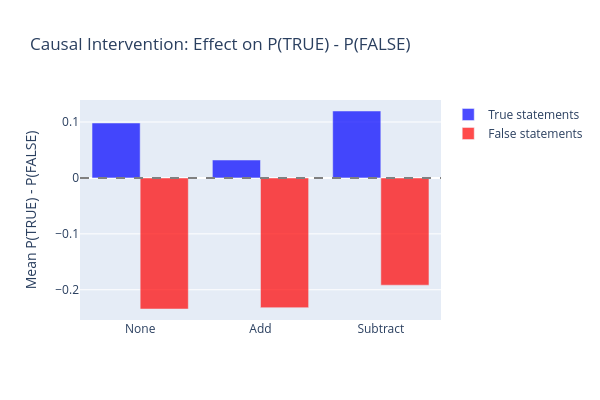

The notebook cell this image was saved under:
### Code cell
def intervention_experiment(
    statements: list[str],
    model: AutoModelForCausalLM,
    tokenizer: AutoTokenizer,
    direction: Float[Tensor, " d_model"],
    few_shot_prompt: str,
    true_id: int,
    false_id: int,
    intervene_layers: list[int],
    intervention: str = "none",
    batch_size: int = 32,
) -> Float[Tensor, " n"]:
    """
    Run the intervention experiment.

    Args:
        statements: Statements to evaluate.
        model: Language model.
        tokenizer: Tokenizer.
        direction: The (already scaled) truth direction vector.
        few_shot_prompt: Few-shot prefix.
        true_id: Token ID for " TRUE".
        false_id: Token ID for " FALSE".
        intervene_layers: List of layer indices to intervene at.
        intervention: "none", "add", or "subtract".
        batch_size: Batch size.

    Returns:
        P(TRUE) - P(FALSE) for each statement.
    """
    assert intervention in ["none", "add", "subtract"]

    # Determine how many tokens " This statement is:" adds
    suffix_tokens = tokenizer.encode(" This statement is:")
    len_suffix = len(suffix_tokens)

    p_diffs = []
    for i in range(0, len(statements), batch_size):
        batch = statements[i : i + batch_size]
        queries = [few_shot_prompt + stmt + " This statement is:" for stmt in batch]

        inputs = tokenizer(queries, return_tensors="pt", padding=True, truncation=True, max_length=512).to(model.device)

        # Register hooks for intervention
        hooks = []
        if intervention != "none":
            dir_device = direction.to(model.device)
            scale = 1.0 if intervention == "add" else -1.0

            # Each sequence in the batch can have a different length, so we iterate over batch
            # elements inside the hook, using attention_mask to find real sequence lengths.
            def make_batch_hook(dir_vec, attn_mask, scl):
                def hook_fn(module, input, output):
                    # YOUR CODE HERE - implement the batch-aware hook:
                    # 1. Extract hidden_states from output (handle tuple or plain tensor)
                    # 2. For each batch element b, find end = attn_mask[b].sum()
                    # 3. Patch at positions end - len_suffix and end - len_suffix - 1
                    # 4. Return the modified output (keeping the tuple structure if applicable)
                    
                    hidden_states = output[0] if isinstance(output, tuple) else output
                    seq_lens = attn_mask.sum(dim=1)
                    for b in range(hidden_states.shape[0]):
                        end = seq_lens[b].item()
                        
                        for offset in [-len_suffix, -len_suffix - 1]:
                            pos = int(end + offset)
                            if 0 <= pos < hidden_states.shape[1]:
                                hidden_states[b, pos, :] += scl * dir_vec

                    return (hidden_states,) + output[1:] if isinstance(output, tuple) else hidden_states
                    
                return hook_fn

            for layer_idx in intervene_layers:
                hook = model.model.layers[layer_idx].register_forward_hook(
                    make_batch_hook(dir_device, inputs["attention_mask"], scale)
                )
                hooks.append(hook)

        with t.no_grad():
            # Common pattern for hooks, so failed hooks don't get stuck
            try:
                outputs = model(**inputs)
            finally:
                for hook in hooks:
                    hook.remove()

            # Get logits at the last non-padding position, then get probability differences
            last_idx = inputs["attention_mask"].sum(dim=1) - 1
            batch_indices = t.arange(len(batch), device=outputs.logits.device)
            last_logits = outputs.logits[batch_indices, last_idx]
            probs = last_logits.softmax(dim=-1)
            p_diff = probs[:, true_id] - probs[:, false_id]
            p_diffs.append(p_diff.cpu().float())

    return t.cat(p_diffs)


# Train the intervention probe on cities + neg_cities combined. The paper found that
# "training on statements and their opposites improves generalization" - using both
# a statement and its negation gives the probe a cleaner truth direction.
# Load neg_cities for this paired training
neg_cities_df = pd.read_csv(GOT_DATASETS / "neg_cities.csv")
neg_cities_stmts = neg_cities_df["statement"].tolist()
neg_cities_labels = t.tensor(neg_cities_df["label"].values, dtype=t.float32)

neg_cities_acts_dict = extract_activations(neg_cities_stmts, model, tokenizer, [PROBE_LAYER])
neg_cities_acts = neg_cities_acts_dict[PROBE_LAYER]

# Train probe on cities + neg_cities combined
combined_acts = t.cat([activations["cities"], neg_cities_acts])
combined_labels = t.cat([labels_dict["cities"], neg_cities_labels])
combined_probe = MMProbe.from_data(combined_acts, combined_labels)

# Scale the direction
direction = combined_probe.direction
direction_hat = direction / direction.norm()
true_acts = combined_acts[combined_labels == 1]
false_acts = combined_acts[combined_labels == 0]
true_mean = true_acts.mean(0)
false_mean = false_acts.mean(0)
projection_diff = ((true_mean - false_mean) @ direction_hat).item()
scaled_direction = projection_diff * direction_hat

# Intervene at all layers from INTERVENE_LAYER through PROBE_LAYER. This matches
# the paper's "group (b)" hidden states that were found to be causally implicated.
intervene_layer_list = list(range(INTERVENE_LAYER, PROBE_LAYER + 1))

# Run for all 3 conditions × 2 subsets
results_intervention = {}
for intervention_type in ["none", "add", "subtract"]:
    for subset in ["true", "false"]:
        mask = sp_eval_labels == (1 if subset == "true" else 0)
        subset_stmts = [s for s, m in zip(sp_eval_stmts, mask.tolist()) if m]
        p_diffs = intervention_experiment(
            subset_stmts,
            model,
            tokenizer,
            scaled_direction,
            FEW_SHOT_PROMPT,
            TRUE_ID,
            FALSE_ID,
            intervene_layer_list,
            intervention=intervention_type,
        )
        results_intervention[(intervention_type, subset)] = p_diffs.mean().item()

# Print results
intervention_df = pd.DataFrame(
    {
        "Intervention": ["none", "add", "subtract"],
        "True Stmts (mean P_diff)": [
            f"{results_intervention[('none', 'true')]:.4f}",
            f"{results_intervention[('add', 'true')]:.4f}",
            f"{results_intervention[('subtract', 'true')]:.4f}",
        ],
        "False Stmts (mean P_diff)": [
            f"{results_intervention[('none', 'false')]:.4f}",
            f"{results_intervention[('add', 'false')]:.4f}",
            f"{results_intervention[('subtract', 'false')]:.4f}",
        ],
    }
)
print("\nIntervention results (mean P(TRUE) - P(FALSE)):")
display(intervention_df)

# Grouped bar chart
fig = go.Figure()
for subset, color in [("true", "blue"), ("false", "red")]:
    vals = [results_intervention[(interv, subset)] for interv in ["none", "add", "subtract"]]
    fig.add_trace(
        go.Bar(
            name=f"{subset.capitalize()} statements",
            x=["None", "Add", "Subtract"],
            y=vals,
            marker_color=color,
            opacity=0.7,
        )
    )
fig.update_layout(
    title="Causal Intervention: Effect on P(TRUE) - P(FALSE)",
    yaxis_title="Mean P(TRUE) - P(FALSE)",
    barmode="group",
    height=400,
    width=600,
)
fig.add_hline(y=0, line_dash="dash", line_color="gray")
fig.show()

### Figure 1 — Plotly figure (JSON) as saved in the notebook; plotly's stock layout.template omitted (floating-point values rounded to 4 significant figures)
{"data": [{"marker": {"color": "blue"}, "name": "True statements", "opacity": 0.7, "type": "bar", "x": ["None", "Add", "Subtract"], "y": [0.09825, 0.03201, 0.1197]}, {"marker": {"color": "red"}, "name": "False statements", "opacity": 0.7, "type": "bar", "x": ["None", "Add", "Subtract"], "y": [-0.2345, -0.2321, -0.1919]}], "layout": {"barmode": "group", "height": 400, "shapes": [{"line": {"color": "gray", "dash": "dash"}, "type": "line", "x0": 0, "x1": 1, "xref": "x domain", "y0": 0, "y1": 0, "yref": "y"}], "title": {"text": "Causal Intervention: Effect on P(TRUE) - P(FALSE)"}, "width": 600, "yaxis": {"title": {"text": "Mean P(TRUE) - P(FALSE)"}}}}
